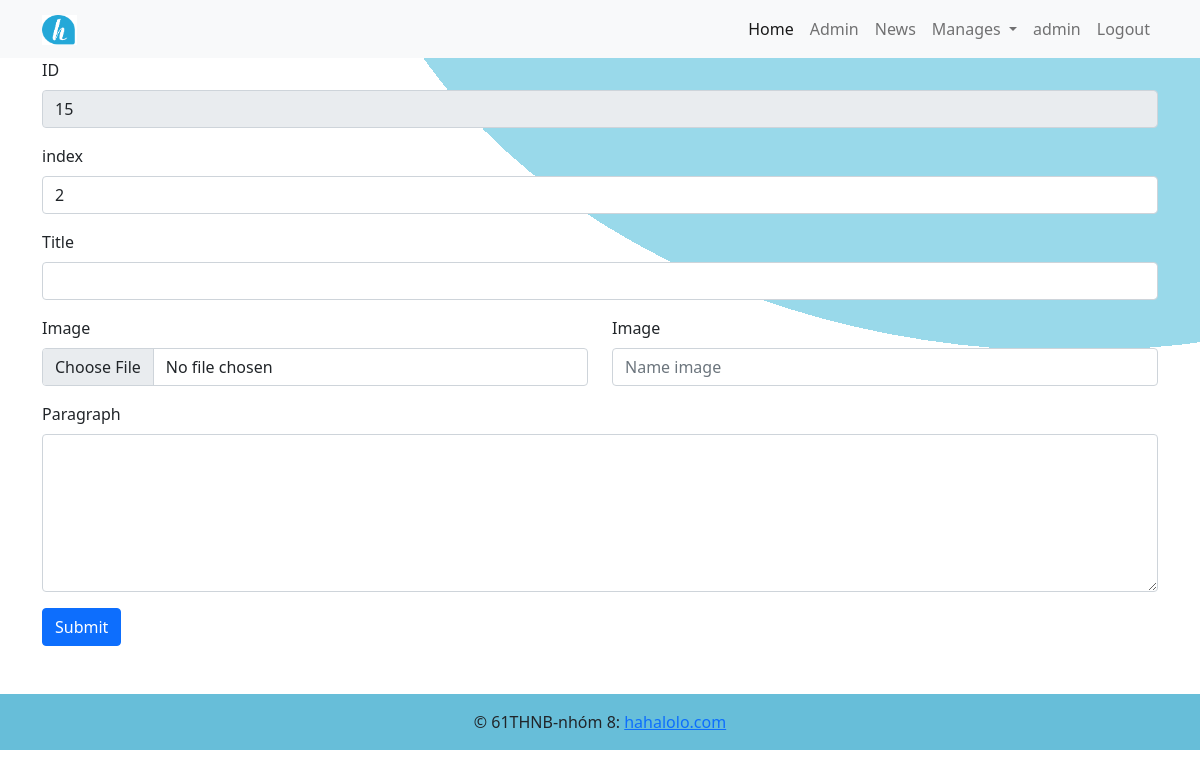
The app's page /admin/News_edit_conten.php?id=15&index=2 (signed in), older data.
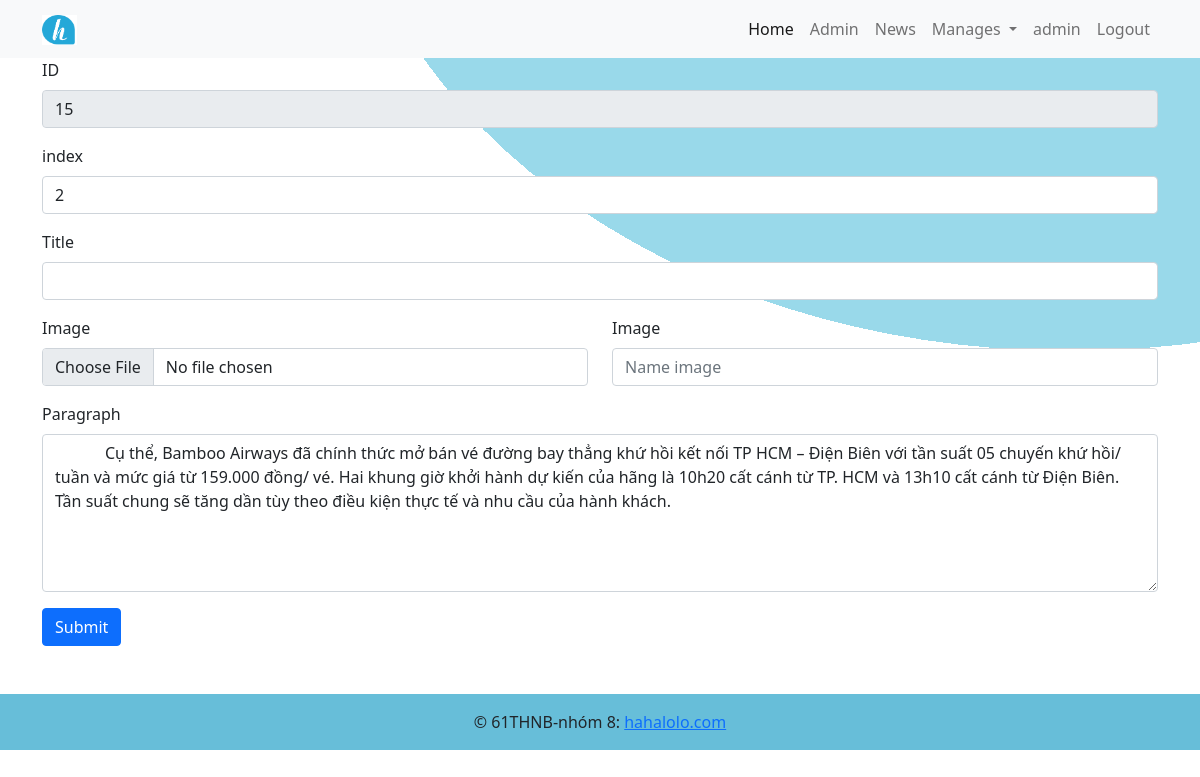
The same page, newer data.
### tables this page shows
CREATE TABLE `conten` (
  `ID_tb` int(11) NOT NULL,
  `ID` int(11) NOT NULL,
  `index_` int(11) NOT NULL,
  `h5` varchar(200) DEFAULT NULL,
  `p` varchar(1000) DEFAULT NULL,
  `img` char(200) DEFAULT NULL,
  `img_name` varchar(100) DEFAULT NULL
);

### admin/News_edit_conten.php (the view, shortened to what this page needs)
<?php
include "header_admin.php";
?>
<?php
$ID = $_GET['id'];
$index = $_GET['index'];
require "connect.php";
$query = "SELECT * FROM conten WHERE ID = $ID and index_ = $index";
$result = $conn->query($query);
$data = $result->fetch_assoc();
?>
<div class="container mb-5">
    <h3 class="text-center mt-3">Edit News</h3>
    <Form action="News_edit_contenDB.php?id=<?php echo $ID ?>&index=<?php echo $_GET['index']?>" method="Post" enctype="multipart/form-data">
        <div class="mb-3">
            <label for="ID" class="form-label">ID</label>
            <input type="number" class="form-control" id="ID" name="ID" value=<?php echo $_GET['id'] ?> readonly>
        </div>
        <div class="mb-3">
            <label for="index" class="form-label">index</label>
            <input type="number" class="form-control" id="index" name="index" value="<?php echo $_GET['index'] ?>">
        </div>
        <div class="mb-3">
            <label for="Title" class="form-label">Title</label>
            <input type="text" class="form-control" id="Title" name="Title" value="<?php echo $data['h5'] ?>">
        </div>
        <div class="mb-3">
            <div class="row">
                <div class="col-6">
                    <label for="formFile" class="form-label">Image</label>
                    <input class="form-control" type="file" id="formFile" name="file_img" accept="image/png, image/jpeg">
                </div>
                <div class="col-6">
                    <label for="name_image" class="form-label">Image</label>
                    <input class="form-control" type="title" id="name_image" name="name_image" placeholder="Name image" >
                </div>
            </div>
        </div>
        <div class="mb-3">
            <label for="paragraph" class="form-label">Paragraph</label>
            <textarea class="form-control" id="paragraph" name="paragraph" rows="6">
            <?php echo $data['p'] ?>
            </textarea>
        </div>
        <div class="mb-3 ">
            <input class="btn btn-primary ms-auto" name="submit" type="submit" value="Submit">
        </div>
    </Form>
</div>
<?php
include "footer.php";
?>

Row changes from the older to the newer data that the page shows:
added conten: paragraph "Cụ thể, Bamboo Airways đã chính thức mở bán vé đường bay thẳng khứ hồi kết nối TP HCM – Điện Biên với tần suất 05 chuyến khứ hồi/ tuần và mức giá từ 159.000 đồng/ vé. Hai khung giờ khởi hành dự kiến của hãng là 10h20 cất cánh từ TP. HCM và 13h10 cất cánh từ Điện Biên. Tần suất chung sẽ tăng dần tùy theo điều kiện thực tế và nhu cầu của hành khách."
